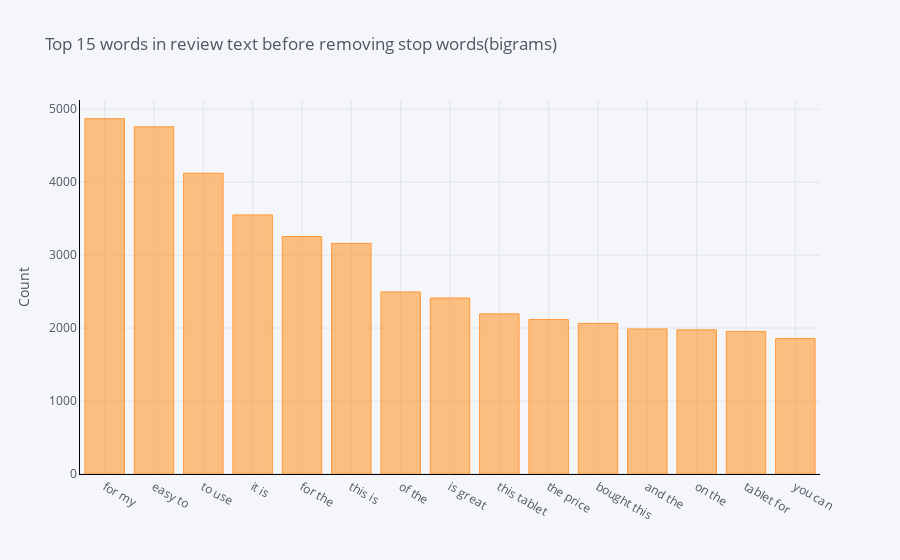

Notebook cell for this chart:
### Code cell
def top_n_bigram(corpus, n=None):
    vec = CountVectorizer(ngram_range=(2, 2)).fit(corpus)
    bag_of_words = vec.transform(corpus)
    sum_words = bag_of_words.sum(axis=0) 
    words_freq = [(word, sum_words[0, idx]) for word, idx in vec.vocabulary_.items()]
    words_freq =sorted(words_freq, key = lambda x: x[1], reverse=True)
    return words_freq[:n]
common_words = top_n_bigram(df['reviews.text'], 15)

df3 = pd.DataFrame(common_words, columns = ['reviews.text' , 'count'])
df3.groupby('reviews.text').sum()['count'].sort_values(ascending=False).iplot(kind='bar', yTitle='Count', 
                     linecolor='black', title='Top 15 words in review text before removing stop words(bigrams)')

### Figure 1 — Plotly figure (JSON) as saved in the notebook; plotly's stock layout.template omitted (floating-point values rounded to 4 significant figures)
{"data": [{"marker": {"color": "rgba(255, 153, 51, 0.6)", "line": {"color": "rgba(255, 153, 51, 1.0)", "width": 1}}, "name": "count", "orientation": "v", "text": "", "type": "bar", "x": ["for my", "easy to", "to use", "it is", "for the", "this is", "of the", "is great", "this tablet", "the price", "bought this", "and the", "on the", "tablet for", "you can"], "y": [4870, 4759, 4123, 3551, 3255, 3161, 2496, 2412, 2195, 2117, 2064, 1988, 1976, 1955, 1858]}], "layout": {"legend": {"bgcolor": "#F5F6F9", "font": {"color": "#4D5663"}}, "paper_bgcolor": "#F5F6F9", "plot_bgcolor": "#F5F6F9", "title": {"font": {"color": "#4D5663"}, "text": "Top 15 words in review text before removing stop words(bigrams)"}, "xaxis": {"gridcolor": "#E1E5ED", "linecolor": "black", "showgrid": true, "tickfont": {"color": "#4D5663"}, "title": {"font": {"color": "#4D5663"}, "text": ""}, "zerolinecolor": "#E1E5ED"}, "yaxis": {"gridcolor": "#E1E5ED", "linecolor": "black", "showgrid": true, "tickfont": {"color": "#4D5663"}, "title": {"font": {"color": "#4D5663"}, "text": "Count"}, "zerolinecolor": "#E1E5ED"}}}
